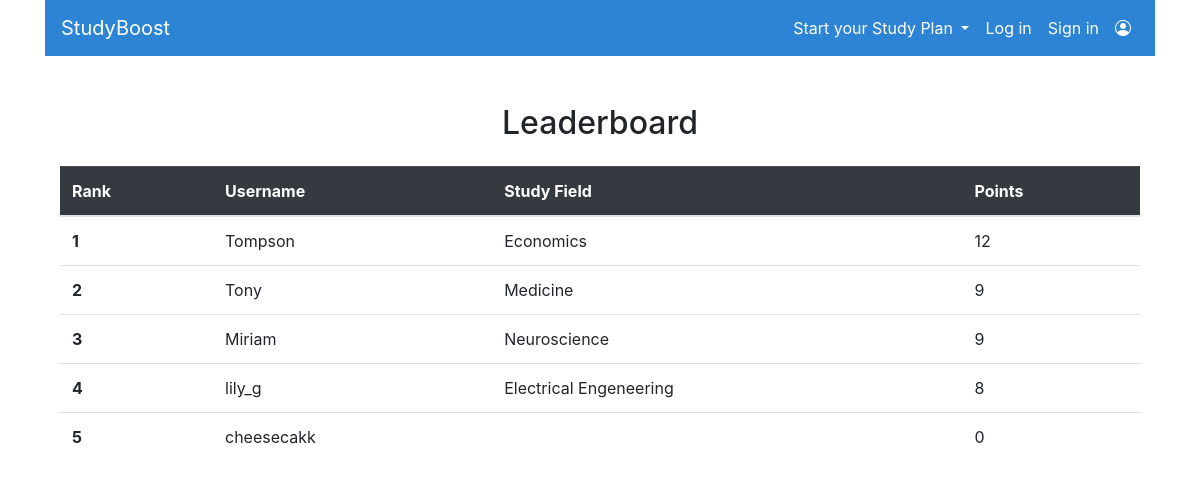
Screenshot of /users/leaderboard/ with the database file from the repository.
### users/models.py (models this page shows, shortened)
class UserProfile(models.Model):
    user = models.OneToOneField(User, on_delete=models.CASCADE)
    age = models.PositiveIntegerField(null=True, blank=True)
    study_field = models.CharField(max_length=100, blank=True)
    study_place = models.CharField(max_length=100, blank=True)
    study_year = models.PositiveIntegerField(null=True, blank=True)
    points = models.IntegerField(default=0)

### users/views.py (the view)
# urls.py: path('leaderboard/', views.leaderboard, name='leaderboard'),
def leaderboard(request):
    users = UserProfile.objects.all().order_by('-points')
    return render(request, 'users/leaderboard.html', {'users': users})

### users/templates/users/leaderboard.html (shortened to what this page needs)
<!DOCTYPE html>
<html lang="en">
<head>
    <link rel="stylesheet" href="https://stackpath.bootstrapcdn.com/bootstrap/4.4.1/css/bootstrap.min.css"
>
    {% load static %}
    <link rel="stylesheet" href="{% static 'users/css/style.css' %}?v=1.0">
    <link
        rel="stylesheet"
        href="https://cdn.jsdelivr.net/npm/bootstrap-icons@1.10.5/font/bootstrap-icons.css"
    />
</head>
<body>
<div class="container">
    <header>
        <nav class="navbar navbar-expand-lg" style="background-color: #2D84D5;">
            <a class="navbar-brand text-white" href="{% url 'website:main_page' %}">StudyBoost</a>
            <div class="collapse navbar-collapse justify-content-between" id="navbarSupportedContent">
                <div class="navbar-nav d-flex">
                    <li class="nav-item dropdown">
                        <a class="nav-link dropdown-toggle text-white" href="#" id="navbarDropdown" role="button"
                           data-bs-toggle="dropdown" aria-expanded="false">
                            Start your Study Plan
                        </a>
                    </li>
                    {% if user.is_authenticated == 0 %}
                        <li class="nav-item active">
                            <a class="nav-link text-white" href="{% url 'users:login' %}">Log in<span class="sr-only">(current)</span></a>
                        </li>
                        <li class="nav-item">
                            <a class="nav-link text-white" href="http://127.0.0.1:8000/users/register/">Sign in</a>
                        </li>
                    {% endif %}
                    <li class="nav-item">
                        <a class="nav-link text-white" href="{% url 'users:profile' %}">
                            <i class="bi bi-person-circle"></i>
                        </a>
                    </li>
                </div>
            </div>
        </nav>
    </header>
    <main>
        <div class="container my-5">
            <h2 class="text-center mb-4">Leaderboard</h2>
            <div class="table-responsive">
              <table class="table table-hover">
                <thead class="table-dark">
                  <tr>
                    <th scope="col">Rank</th>
                    <th scope="col">Username</th>
                    <th scope="col">Study Field</th>
                    <th scope="col">Points</th>
                  </tr>
                </thead>
                <tbody>
                  {% for profile in users %}
                    <tr class="{% if profile.user == request.user %}table-primary{% endif %}">
                      <th scope="row">{{ forloop.counter }}</th>
                      <td>{{ profile.user.username }}</td>
                      <td>{{ profile.study_field }}</td>
                      <td>{{ profile.points }}</td>
                    </tr>
                  {% empty %}
                    <tr><td colspan="4" class="text-center">No users yet.</td></tr>
                  {% endfor %}
                </tbody>
              </table>
            </div>
          </div>
    </main>
</div>
</body>
</html>

### rows the page displays
UserProfile: user.username "Tompson", study_field "Economics", points "12"
UserProfile: user.username "Tony", study_field "Medicine", points "9"
UserProfile: user.username "Miriam", study_field "Neuroscience", points "9"
UserProfile: user.username "lily_g", study_field "Electrical Engeneering", points "8"
UserProfile: user.username "cheesecakk", points "0"
